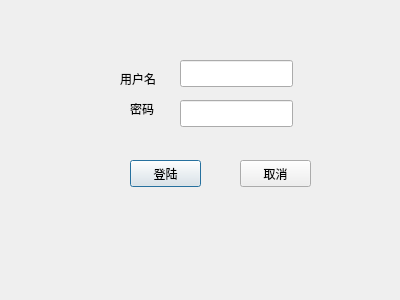
<?xml version="1.0" encoding="UTF-8"?>
<ui version="4.0">
 <class>LoginDialog</class>
 <widget class="QDialog" name="LoginDialog">
  <property name="geometry">
   <rect>
    <x>0</x>
    <y>0</y>
    <width>400</width>
    <height>300</height>
   </rect>
  </property>
  <property name="windowTitle">
   <string>Dialog</string>
  </property>
  <widget class="QLabel" name="lable_user">
   <property name="geometry">
    <rect>
     <x>120</x>
     <y>70</y>
     <width>51</width>
     <height>17</height>
    </rect>
   </property>
   <property name="text">
    <string>用户名</string>
   </property>
  </widget>
  <widget class="QLabel" name="label_pwd">
   <property name="geometry">
    <rect>
     <x>130</x>
     <y>100</y>
     <width>31</width>
     <height>17</height>
    </rect>
   </property>
   <property name="text">
    <string>密码</string>
   </property>
  </widget>
  <widget class="QLineEdit" name="edit_user">
   <property name="geometry">
    <rect>
     <x>180</x>
     <y>60</y>
     <width>113</width>
     <height>27</height>
    </rect>
   </property>
  </widget>
  <widget class="QLineEdit" name="edit_pwd">
   <property name="geometry">
    <rect>
     <x>180</x>
     <y>100</y>
     <width>113</width>
     <height>27</height>
    </rect>
   </property>
   <property name="echoMode">
    <enum>QLineEdit::Password</enum>
   </property>
  </widget>
  <widget class="QPushButton" name="btn_login">
   <property name="geometry">
    <rect>
     <x>130</x>
     <y>160</y>
     <width>71</width>
     <height>27</height>
    </rect>
   </property>
   <property name="text">
    <string>登陆</string>
   </property>
  </widget>
  <widget class="QPushButton" name="btn_cancle">
   <property name="geometry">
    <rect>
     <x>240</x>
     <y>160</y>
     <width>71</width>
     <height>27</height>
    </rect>
   </property>
   <property name="text">
    <string>取消</string>
   </property>
  </widget>
 </widget>
 <resources/>
 <connections/>
</ui>
